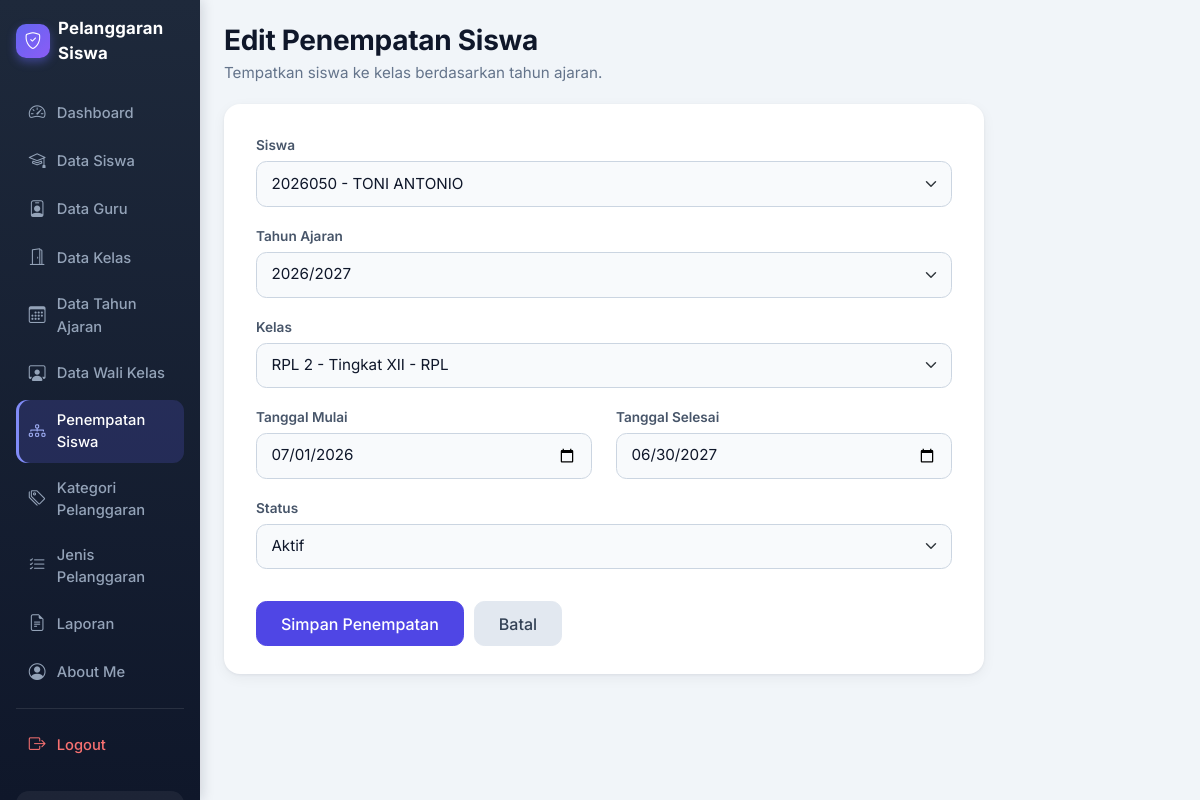
Screenshot of /edit_penempatan_siswa.php?id=50 (signed in) with the database file from the repository.
### tables this page shows
CREATE TABLE `t_kelas_siswa` (
  `id` int(11) NOT NULL,
  `siswa_id` int(11) DEFAULT NULL,
  `tahun_ajaran_id` int(11) DEFAULT NULL,
  `kelas_id` int(11) DEFAULT NULL,
  `tanggal_mulai` date NOT NULL,
  `tanggal_selesai` date NOT NULL,
  `status_aktif` tinyint(1) NOT NULL,
  `created_at` timestamp NOT NULL DEFAULT current_timestamp(),
  `updated_at` timestamp NOT NULL DEFAULT current_timestamp()
);

CREATE TABLE `t_siswa` (
  `id` int(11) NOT NULL,
  `nis` varchar(30) DEFAULT NULL,
  `nisn` varchar(20) NOT NULL,
  `nama` varchar(150) DEFAULT NULL,
  `jenis_kelamin` char(1) NOT NULL,
  `tanggal_lahir` date NOT NULL,
  `alamat` text NOT NULL,
  `status_aktif` tinyint(1) NOT NULL,
  `created_at` timestamp NOT NULL DEFAULT current_timestamp(),
  `updated_at` timestamp NOT NULL DEFAULT current_timestamp()
);

CREATE TABLE `t_tahun_ajaran` (
  `id` int(11) NOT NULL,
  `nama` varchar(20) DEFAULT NULL,
  `tanggal_mulai` date NOT NULL,
  `tanggal_selesai` date NOT NULL,
  `status_aktif` tinyint(1) NOT NULL,
  `created_at` timestamp NOT NULL DEFAULT current_timestamp(),
  `updated_at` timestamp NOT NULL DEFAULT current_timestamp()
);

CREATE TABLE `t_kelas` (
  `id` int(11) NOT NULL,
  `nama` varchar(100) DEFAULT NULL,
  `tingkat` varchar(20) NOT NULL,
  `jurusan` varchar(100) NOT NULL,
  `status_aktif` tinyint(1) NOT NULL,
  `created_at` timestamp NOT NULL DEFAULT current_timestamp(),
  `updated_at` timestamp NOT NULL DEFAULT current_timestamp()
);

### edit_penempatan_siswa.php (called while the page is built, shortened)
<?php
include 'config/koneksi.php';
$id = (int) ($_GET['id'] ?? 0);
$stmt = mysqli_prepare($koneksi, "SELECT * FROM t_kelas_siswa WHERE id = ?");
mysqli_stmt_bind_param($stmt, 'i', $id);
mysqli_stmt_execute($stmt);
$row = mysqli_fetch_assoc(mysqli_stmt_get_result($stmt));
$v = [
    'siswa_id'        => $row['siswa_id'],
    'tahun_ajaran_id' => $row['tahun_ajaran_id'],
    'kelas_id'        => $row['kelas_id'],
    'tanggal_mulai'   => $row['tanggal_mulai'],
    'tanggal_selesai' => ($row['tanggal_selesai'] == '0000-00-00') ? '' : $row['tanggal_selesai'],
    'status_aktif'    => $row['status_aktif'],
];
$siswa = mysqli_query($koneksi, "SELECT id, nis, nama FROM t_siswa
    WHERE (status_aktif = 1 OR id = " . (int) $row['siswa_id'] . ")
    AND id NOT IN (SELECT siswa_id FROM t_kelas_siswa
                   WHERE status_aktif = 1 AND siswa_id IS NOT NULL AND id <> " . (int) $id . "
                   AND tahun_ajaran_id IN (SELECT id FROM t_tahun_ajaran WHERE status_aktif = 1))
    ORDER BY nama ASC");
$tahun = mysqli_query($koneksi, "SELECT id, nama FROM t_tahun_ajaran WHERE status_aktif = 1 ORDER BY id DESC");
$kelas = mysqli_query($koneksi, "SELECT id, nama, tingkat, jurusan FROM t_kelas ORDER BY nama ASC");
$label_tombol = 'Simpan Penempatan';
?>
<?php
include 'layout/tambah_atas.php';
?>
<?php include 'layout/form_penempatan.php'; ?>
<?php include 'layout/tambah_bawah.php'; ?>

### layout/form_penempatan.php (the view, shortened to what this page needs)
<form method="POST">
    <div class="mb-3">
        <label for="siswa_id" class="form-label">Siswa</label>
        <select name="siswa_id" id="siswa_id" class="form-select" required>
            <?php while ($s = mysqli_fetch_assoc($siswa)) { ?>
                <option value="<?= (int) $s['id']; ?>" <?= ($v['siswa_id'] == $s['id']) ? 'selected' : ''; ?>>
                    <?= htmlspecialchars($s['nis'] . ' - ' . $s['nama']); ?>
                </option>
            <?php } ?>
        </select>
    </div>
    <div class="mb-3">
        <label for="tahun_ajaran_id" class="form-label">Tahun Ajaran</label>
        <select name="tahun_ajaran_id" id="tahun_ajaran_id" class="form-select" required>
            <?php while ($ta = mysqli_fetch_assoc($tahun)) { ?>
                <option value="<?= (int) $ta['id']; ?>" <?= ($v['tahun_ajaran_id'] == $ta['id']) ? 'selected' : ''; ?>>
                    <?= htmlspecialchars($ta['nama']); ?>
                </option>
            <?php } ?>
        </select>
    </div>
    <div class="mb-3">
        <label for="kelas_id" class="form-label">Kelas</label>
        <select name="kelas_id" id="kelas_id" class="form-select" required>
            <?php while ($k = mysqli_fetch_assoc($kelas)) { ?>
                <option value="<?= (int) $k['id']; ?>" <?= ($v['kelas_id'] == $k['id']) ? 'selected' : ''; ?>>
                    <?= htmlspecialchars($k['nama'] . ' - Tingkat ' . $k['tingkat'] . ' - ' . $k['jurusan']); ?>
                </option>
            <?php } ?>
        </select>
    </div>
    <div class="row">
        <div class="col-md-6 mb-3">
            <label for="tanggal_mulai" class="form-label">Tanggal Mulai</label>
            <input type="date" name="tanggal_mulai" id="tanggal_mulai" class="form-control"
                   value="<?= htmlspecialchars($v['tanggal_mulai']); ?>" required>
        </div>
        <div class="col-md-6 mb-3">
            <label for="tanggal_selesai" class="form-label">Tanggal Selesai</label>
            <input type="date" name="tanggal_selesai" id="tanggal_selesai" class="form-control"
                   value="<?= htmlspecialchars($v['tanggal_selesai']); ?>" required>
        </div>
    </div>
    <div class="mb-4">
        <label for="status_aktif" class="form-label">Status</label>
        <select name="status_aktif" id="status_aktif" class="form-select" required>
            <option value="1" <?= ($v['status_aktif'] == 1) ? 'selected' : ''; ?>>Aktif</option>
        </select>
    </div>
    <button type="submit" class="btn btn-primary"><?= $label_tombol; ?></button>
    <a href="penempatan_siswa.php" class="btn btn-secondary">Batal</a>
</form>

### assets/css/tambah_data.css (style rules this page uses)
.td-card form { max-width: none !important; }
.td-card .form-control, .td-card .form-select { padding: .65rem .9rem; font-size: .95rem; color: #0f172a; background-color: #f8fafc; border: 1px solid #cbd5e1; border-radius: .65rem; transition: border-color .15s, box-shadow .15s, background-color .15s; }
.td-card .form-control::placeholder { color: #94a3b8; }
.td-card .form-select { padding-right: 2.5rem; }
.td-card .form-label { margin-bottom: .35rem; font-size: .85rem; font-weight: 600; color: #475569; }
.td-card form > .btn { margin-top: .5rem; }
.td-card form > .btn { padding: .6rem 1.5rem; border-radius: .65rem; font-weight: 500; }
.td-card form > .btn + .btn, .td-card form > button + a.btn { margin-left: .35rem; }

### layout/sidebar.php (style rules this page uses)
:root { --bs-primary: #4f46e5; --bs-primary-rgb: 79, 70, 229; --bs-body-font-family: 'Inter', system-ui, -apple-system, 'Segoe UI', Roboto, sans-serif; --sb-dark: #0f172a; --sb-dark-2: #1e293b; }
body { background: #f1f5f9; color: #334155; font-family: var(--bs-body-font-family); }
main .btn { border-radius: .6rem; font-weight: 500; transition: all .15s ease; }
.btn-primary { --bs-btn-bg: #4f46e5; --bs-btn-border-color: #4f46e5; --bs-btn-hover-bg: #4338ca; --bs-btn-hover-border-color: #4338ca; --bs-btn-active-bg: #3730a3; --bs-btn-active-border-color: #3730a3; --bs-btn-disabled-bg: #4f46e5; --bs-btn-disabled-border-color: #4f46e5; --bs-btn-focus-shadow-rgb: 99, 102, 241; }
main .btn-secondary { --bs-btn-bg: #e2e8f0; --bs-btn-border-color: #e2e8f0; --bs-btn-color: #334155; --bs-btn-hover-bg: #cbd5e1; --bs-btn-hover-border-color: #cbd5e1; --bs-btn-hover-color: #0f172a; --bs-btn-active-bg: #cbd5e1; --bs-btn-active-border-color: #cbd5e1; --bs-btn-active-color: #0f172a; }
main .form-control, main .form-select { border-radius: .6rem; border-color: #cbd5e1; }
main .form-label { font-weight: 500; color: #475569; }

### rows the page displays
t_kelas_siswa: siswa_id "2026050 - TONI ANTONIO", tahun_ajaran_id "2026/2027", kelas_id "RPL 2 - Tingkat XII - RPL", tanggal_mulai "07/01/2026", tanggal_selesai "06/30/2027", status_aktif "Aktif"

### other values shown
$item[0] "Dashboard"
$item[0] "Data Siswa"
$item[0] "Data Guru"
$item[0] "Data Kelas"
$item[0] "Data Tahun Ajaran"
$item[0] "Data Wali Kelas"
$item[0] "Penempatan Siswa"
$item[0] "Kategori Pelanggaran"
$item[0] "Jenis Pelanggaran"
$item[0] "Laporan"
$item[0] "About Me"
$judul "Edit Penempatan Siswa"
$deskripsi "Tempatkan siswa ke kelas berdasarkan tahun ajaran."
$label_tombol "Simpan Penempatan"
